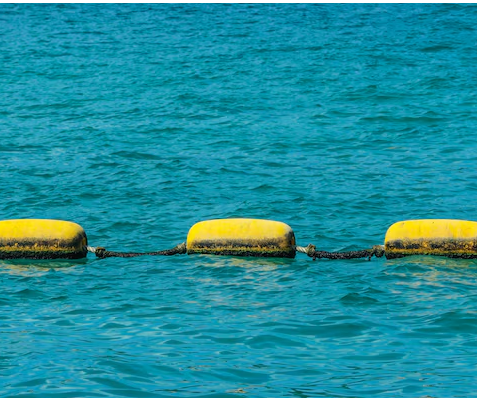
#> input picture input/object.jpg, 477 x 398 px
$ python generate_mask.py
#> lines starting #> are read from the running program, lines starting #| are printed output that depends on the picture; after the words box and inside, x2 and y2 are one past the last pixel; in counts of white or black regions, pixels touching at a corner belong together
import cv2
import numpy as np

# Load the image
image_path = 'input/object.jpg'  # Path to the input image
image = cv2.imread(image_path)
#> image is the input picture: shape (398, 477, 3); mean B, G, R 156.2, 142.4, 28.8
if image is None:
    print("Failed to load the image. Please check the file path.")  # Error message if the image is not found
    exit()

# Convert to grayscale to simplify processing
gray_image = cv2.cvtColor(image, cv2.COLOR_BGR2GRAY)  # Convert the image to grayscale
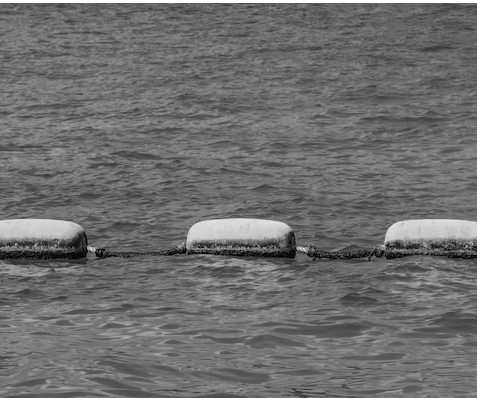
#> gray_image: shape (398, 477); min 0, max 255, mean 110

# Create a mask for non-black pixels
_, mask = cv2.threshold(gray_image, 1, 255, cv2.THRESH_BINARY)  # Threshold to set non-black pixels to white
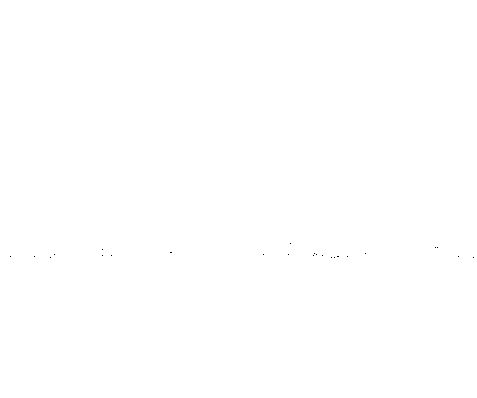
#> mask: shape (398, 477); 100% white; black in thin lines or dots, all inside (x1, y1, x2, y2) = (10, 243, 474, 258)

# Display the original image and the mask
cv2.imshow("Original Image", image)  # Show the original image
cv2.imshow("White Mask", mask)  # Show the mask where non-black pixels are white
cv2.waitKey(0)
cv2.destroyAllWindows()

# Save the generated mask
cv2.imwrite('input/object_mask.jpg', mask)  # Save the mask as a file
print("Mask generated and saved as 'input/object_mask.jpg'")
